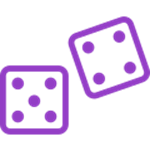
#> input picture image_dices.png, 150 x 151 px
$ python Exercise10.py
#> lines starting #> are read from the running program, lines starting #| are printed output that depends on the picture; after the words box and inside, x2 and y2 are one past the last pixel; in counts of white or black regions, pixels touching at a corner belong together
import matplotlib.pyplot as plt
from skimage import color,io
from skimage.filters import threshold_otsu
from skimage import measure
import numpy as np
def show_image_contour(image, title='Image', cmap_type='gray'):
    plt.imshow(image, cmap=cmap_type)
    plt.title(title)
    plt.axis('off')
    plt.show()
image1 = io.imread('image_dices.png')
#> image1 is the input picture: shape (151, 150, 4); mean R, G, B, A 33.6, 13.9, 45.7, 43.6
image_dices = color.rgba2rgb(image1)
# Make the image grayscale
image_dices = color.rgb2gray(image_dices)
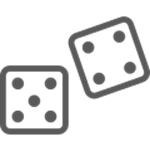
#> image_dices: shape (151, 150) float64; min 0.35, max 1, mean 0.89
# Obtain the optimal thresh value
thresh = threshold_otsu(image_dices)
#> thresh = 0.702
# Apply thresholding
thresholded_image = image_dices > thresh
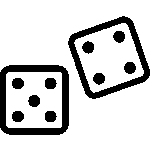
#> thresholded_image: shape (151, 150) bool; 82.1% white; 11 black regions, largest, box (x1, y1, x2, y2) and area: (0, 65, 69, 135) 1587, (68, 16, 150, 99) 1463, (82, 41, 94, 54) 114
contours = measure.find_contours(thresholded_image, level=0.8)
#> contours = 13 point arrays, longest 323 points
shape_contours = [cnt.shape[0] for cnt in contours]
#> shape_contours = [323, 281, 49, 51, 49, 222, 225, 49, 47, 47, 49, 47, 47]
# Set 90 as the maximum size of the dots shape
max_dots_shape = 50
# Count dots in contours excluding bigger than dots size
dots_contours = [cnt for cnt in contours if np.shape(cnt)[0] < max_dots_shape]
#> dots_contours = 8 point arrays, longest 49 points

# Shows all contours found
show_image_contour(thresholded_image, contours)
# Print the dice's number
print('Dice`s dots number: {}.'.format(len(dots_contours)))
#| Dice`s dots number: 8.
